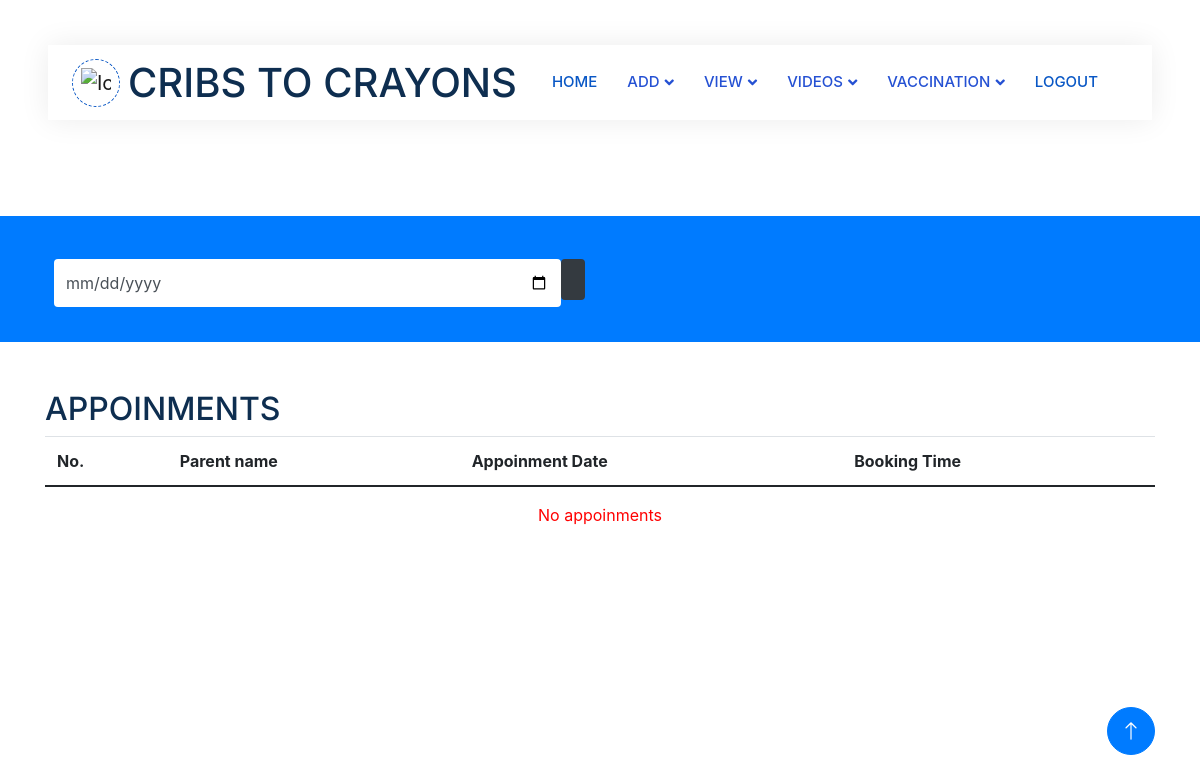
The page /viewappoinment/2 (signed in) on the database as committed earlier.
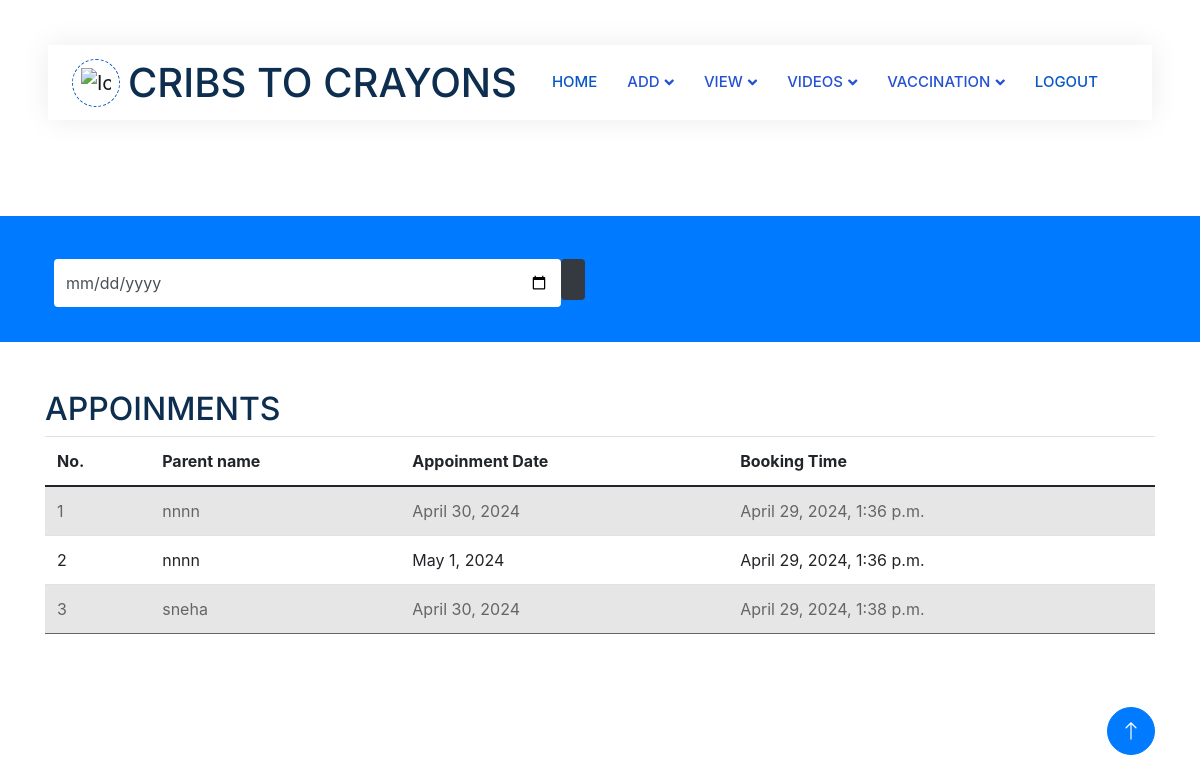
The same page on the database as committed later.
### app1/models.py (models this page shows, shortened)
class Booking(models.Model):
    doctor_id=models.ForeignKey(Doctor,on_delete=models.CASCADE)
    parent_id=models.ForeignKey(Parent,on_delete=models.CASCADE)
    date=models.DateTimeField(auto_now=True)
    booking_date = models.DateField()
    token_number = models.IntegerField()
    start_time = models.TimeField()
    end_time = models.TimeField()

class Parent(models.Model):
    login_id=models.ForeignKey(LoginUser,on_delete=models.CASCADE)
    hospital_id=models.ForeignKey(Hospital,on_delete=models.CASCADE)
    parent_name=models.CharField(max_length=20)
    street=models.CharField(max_length=50)
    district=models.CharField(max_length=50)
    pincode=models.IntegerField()
    Email=models.EmailField()
    phone=models.IntegerField()
    baby_status=models.CharField(max_length=50,null=True, blank=True,)

### app1/views.py (the view)
# urls.py: path('viewappoinment/<int:id>',views.view_appoinment,name="viewappoinment"),
@login_required(login_url='login/')
def view_appoinment(request,id):
    doctor=Doctor.objects.get(id=id)
    log_id=LoginUser.objects.get(id=request.user.id)
    hospital=Hospital.objects.get(login_id=log_id)
    booking=Booking.objects.filter(doctor_id__hospital_id=hospital,doctor_id=doctor)
    context={
        'booking':booking,
        'doctor' :doctor
    }
    return render(request,'Hospital/viewappoinmentbooking.html',context)

### template/Hospital/viewappoinmentbooking.html (shortened to what this page needs)
<!DOCTYPE html>
<html lang="en">
{% load static %}
<head>
    <link href="https://cdnjs.cloudflare.com/ajax/libs/font-awesome/5.10.0/css/all.min.css" rel="stylesheet">
    <link href="https://cdn.jsdelivr.net/npm/bootstrap-icons@1.4.1/font/bootstrap-icons.css" rel="stylesheet">
    <link href="{% static 'js/animate.min.css' %}" rel="stylesheet">
    <link href="{% static 'js/owl.carousel.min.css' %}" rel="stylesheet">
    <link href="{% static 'css/bootstrap.min.css' %}" rel="stylesheet">
    <link rel="stylesheet" href="https://stackpath.bootstrapcdn.com/bootstrap/4.5.2/css/bootstrap.min.css">
    <link href="{% static 'css/style.css' %}" rel="stylesheet">
</head>
<body>
    <div class="container-xxl bg-white p-0">
        <div class="container-fluid nav-bar bg-transparent">
            <nav class="navbar navbar-expand-lg bg-white navbar-light py-0 px-4">
                <a href="" class="navbar-brand d-flex align-items-center text-center">
                    <div class="icon p-2 me-2">
                        <img class="img-fluid" src="{% static 'img/logo.gif' %}" alt="Icon" style="width: 30px; height: 30px;">
                    </div>
                    <h1 class="m-0 " >CRIBS TO CRAYONS</h1>
                </a>
                <div class="collapse navbar-collapse" id="navbarCollapse">
                    <div class="navbar-nav ms-auto">
                        <a href="{% url 'hospitalprofile'%}" class="nav-item nav-link active" >HOME</a>
                        <div class="nav-item dropdown">
                            <a href="#" class="nav-link dropdown-toggle" data-bs-toggle="dropdown">ADD</a>
                        </div>
                        <div class="nav-item dropdown">
                          <a href="#" class="nav-link dropdown-toggle" data-bs-toggle="dropdown">VIEW</a>
                      </div>
                      <div class="nav-item dropdown">
                        <a href="#" class="nav-link dropdown-toggle" data-bs-toggle="dropdown">VIDEOS</a>
                    </div>
                      <div class="nav-item dropdown">
                        <a href="#" class="nav-link dropdown-toggle" data-bs-toggle="dropdown">VACCINATION</a>
                  </div>
                    <a href="{% url 'login'%}" class="nav-item nav-link active" >LOGOUT</a>
                </div>
            </nav>
        </div>
<br>
<br>
<br>
<br>
<div class="container-fluid bg-primary mb-5 wow fadeIn" data-wow-delay="0.1s" style="padding: 35px;">
    <div class="container">
        <div class="row g-2">
           <form method="get" action="{% url 'hospitalsearchappt' id=doctor.id %}">
            <div class=" col-md-6 d-flex ">
                <input type="date" class="form-control border-0 py-4" placeholder="Search parent" name="search">
                <div>
                <button class="btn btn-dark border-0 w-100 py-3" style="height: 85%;" ></button>
            </div>
        </div>
        </form>
    </div>
    </div>
</div>
<div class="container">
    <h2>APPOINMENTS</h2>
    <table class="table table-striped">
      <thead>
        <tr>
            <th>No.</th>
          <th>Parent name</th>
          <th>Appoinment Date</th>
          <th>Booking Time</th>
        </tr>
      </thead>
      <tbody>
        {% if booking %}
        {% for i in booking %}
        <tr>
          <td>{{ forloop.counter }}</td>
         <td>{{ i.parent_id.parent_name }}</td>
         <td>{{ i.booking_date }}</td>
         <td>{{ i.date}}</td>
        </tr>
        {% endfor %}
    </tbody>
        {% else %}
    </table>
  </div>
  <div style="color: red; text-align: center;">
    <p>No appoinments </p>
  </div>
  {% endif %}
  <a href="#" class="btn btn-lg btn-primary btn-lg-square back-to-top"><i class="bi bi-arrow-up"></i></a>
</div>
</body>
</html>

Rows that differ between the two databases and show on the page:
added Booking: parent_id.parent_name "nnnn", booking_date "April 30, 2024", date "April 29, 2024, 1:36 p.m."
added Booking: parent_id.parent_name "nnnn", booking_date "May 1, 2024", date "April 29, 2024, 1:36 p.m."
added Booking: parent_id.parent_name "sneha", booking_date "April 30, 2024", date "April 29, 2024, 1:38 p.m."
Other text that changed with them:
text no longer shown: "No appoinments"
